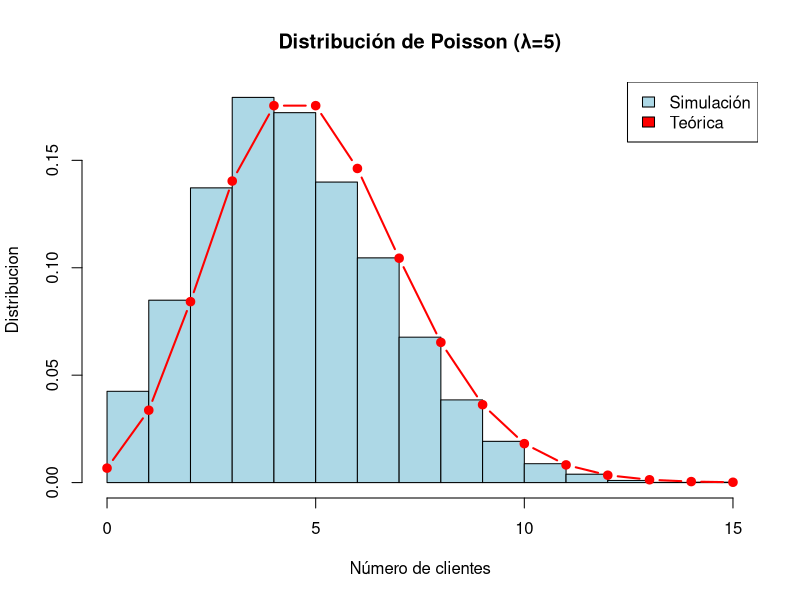

Write the R code that produced this figure.
# -----------------------------------------------
# Nombre: [Tu Nombre]
# Cédula: [Tu Cédula]
# Ejercicio 1: Distribución de Poisson
# -----------------------------------------------

# a) Simulación de 10,000 muestras
set.seed(0)                               # Semilla para reproducibilidad
lambda <- 5                               # promedio
n_muestras <- rpois(n = 10000, lambda)    # genera numeros aleatorios con distribucion poison (como lambda=5, rondan este numero)

# b) Probabilidad de exactamente 3 clientes
prob_teorica <- dpois(3, lambda)        # Valor teórico P(X=3)=(λ^3)/(n!*e^λ)=5^3/(6*e^3)=125/(6*e^5)=0.140373895
prob_simulada <- mean(n_muestras == 3)    # muestras==3 es una condicion, lo que convierte al vector muestras en un vector de 1's y 0's
                                        # mean() calcula el promedio de los valores en un vector, en este caso, el promedio de 1's (max(1)/10000)
# Comparación
cat("Probabilidad teórica (3 clientes):",  prob_teorica,  "\n")
cat("Probabilidad simulada (3 clientes):", prob_simulada, "\n")

# c) Histograma y densidad teórica
hist(
  n_muestras,                                    #vector de valores (este caso, clientes con promedio)
  breaks = seq(0, max(n_muestras)),              #barras para cada valor
  freq = FALSE,                                #falso, dara la probabilidad de aparicion
  main = "Distribución de Poisson (λ=5)",      #titulo del plot
  xlab = "Número de clientes",                 #titulo del eje x
  ylab = "Distribucion",                       #titulo del eje y
  col = "lightblue"     
)

# Superponer distribucion teórica
valores_xlab <- 0:max(n_muestras)               #valores del eje x
valores_ylab <- dpois(valores_xlab, lambda,0)       #vector con los valores para X=n

lines(
  valores_xlab,                              
  valores_ylab, 
  type = "b",      #tipo de linea
  col = "red", 
  lwd = 2, 
  pch = 19
)
     
# cuadro indicando el color de las funciones     
legend("topright", 
  legend = c("Simulación", "Teórica"),
  fill = c("lightblue", "red")
)     



